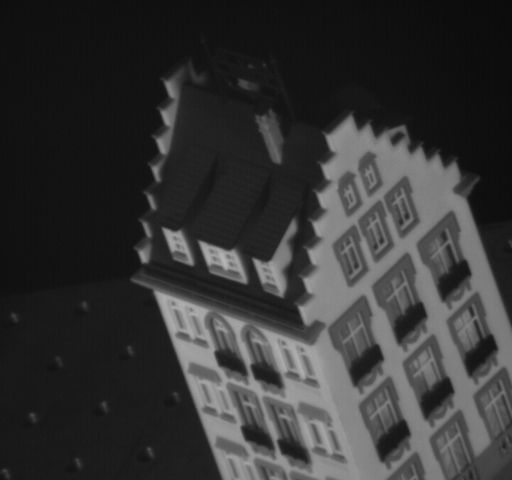
#> input picture Sheet12/data/frame00000001.jpg, 512 x 480 px
$ python sheet01.py ../../Sheet12/data/frame00000001.jpg
#> lines starting #> are read from the running program, lines starting #| are printed output that depends on the picture; long printed decimals are rounded
#> further down, img_gray is the input picture: shape (480, 512); min 11, max 183, mean 53.1
import cv2 as cv
import numpy as np
from matplotlib import pyplot as plt
import random
import time
import sys

def gaussianblur(bonn_gray,kernel):
    cv.GaussianBlur(bonn_gray,(5,5),kernel)


def custom_integral_def(img_gray):
    rows, columns = img_gray.shape
#> rows = 480; columns = 512

    custom_integral = np.empty([rows+1, columns+1], dtype=int)

    for i in range (0, rows+1):
        custom_integral[i][0] = 0
#> custom_integral: shape (481, 513) int64; every value is 0

    for j in range (0, columns+1):
        custom_integral[0][j] = 0

    for i in range (1, rows+1):
        for j in range (1, columns+1):
            custom_integral[i][j] = img_gray[i-1][j-1]

    rows, columns = custom_integral.shape
#> rows = 481; columns = 513

    for i in range (1, rows):
        for j in range (1, columns):
            custom_integral[i][j] = custom_integral[i][j] + custom_integral[i-1][j] + custom_integral[i][j-1] - custom_integral[i-1][j-1]
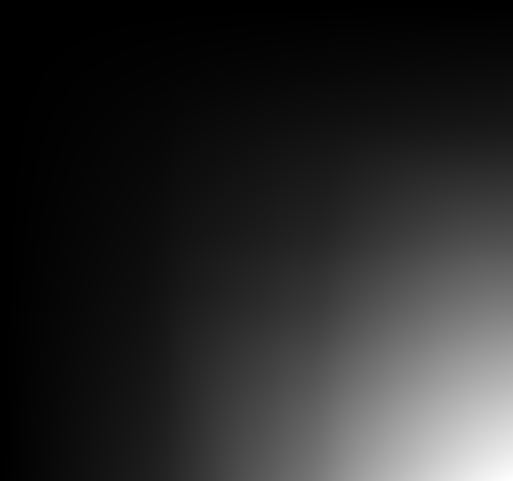
#> custom_integral: shape (481, 513) int64; min 0, max 13047291, mean 2116901.1; drawn with min black and max white

    return custom_integral

def s_p_noise (img,prob):
    rnd = np.random.rand(img.shape[0], img.shape[1])
    noise = img
    noise[rnd < prob ] = 0
    noise[rnd > 1 - prob] = 255
    return noise

if __name__ == '__main__':
    img_path = sys.argv[1]

#    =========================================================================
#    ==================== Task 1 =================================
#    The Integral Image is used as a quick and effective way of calculating the sum of values
#    =========================================================================
    print('Task 1:');

#   ============== a =========================
    img_gray = cv.imread(img_path, cv.IMREAD_GRAYSCALE)

    print(custom_integral_def(img_gray))
#> (printed output is left out)

#   ============== b =========================
#   ============== i =========================
    rows, columns = img_gray.shape
#> rows = 480; columns = 512

    sumOfPixels = 0

    for i in range (0, rows):
        for j in range (0, columns):
            sumOfPixels += img_gray[i][j]
#> after the loop, sumOfPixels = 13047291

    mean_gray = sumOfPixels/img_gray.size
#> mean_gray = 53.09
    print("Mean Gray of summed up pixels of img : ", mean_gray)
#| Mean Gray of summed up pixels of img :  53.090
#   ============== ii =========================
    img_integral = cv.integral(img_gray)

    rows, columns = img_integral.shape
#> rows = 481; columns = 513

    sumOfPixels = 0

    for i in range (0, rows):
        for j in range (0, columns):
            sumOfPixels += int(img_integral[i][j])
#> after the loop, sumOfPixels = 522351704342

    mean_gray = sumOfPixels/img_integral.size
#> mean_gray = 2116901.1
    print("Mean Gray of summed up pixels of integral : ", mean_gray)
#| Mean Gray of summed up pixels of integral :  2116901.129
#   ============== iii =========================

    custom_integral = custom_integral_def(img_gray)
#> after the loop in custom_integral_def (call 2), `for j in range (0, columns+1):`:
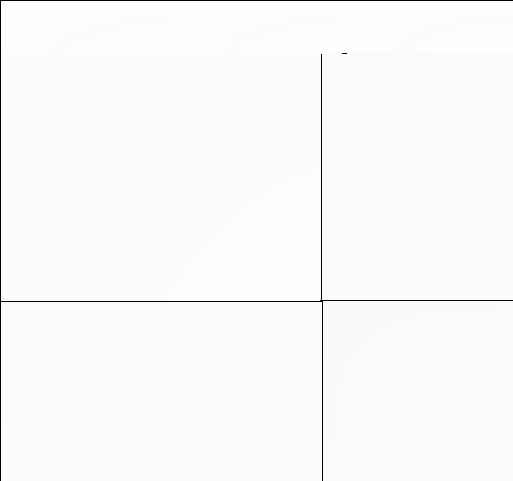
#> custom_integral: shape (481, 513) int64; min 0, max 4.68e+18, mean 4.59e+18; drawn with min black and max white

    sumOfPixels = 0

    for i in range (0, rows):
        for j in range (0, columns):
            sumOfPixels += int(custom_integral[i][j])
#> after the loop, sumOfPixels = 522351704342
    mean_gray = sumOfPixels/custom_integral.size
    print("Mean Gray of summed up pixels of custom integral : ", mean_gray)
#| Mean Gray of summed up pixels of custom integral :  2116901.129

#   ============== c =========================
    rows, columns = img_gray.shape
#> rows = 480; columns = 512

    start = cv.getTickCount()

    for k in range (0, 10):
        rand_coord = np.random.randint(0, rows/2 , 2)
        end_x = rand_coord[0] + 100
        end_y = rand_coord[1] + 100

        new_img = img_gray[rand_coord[0]:end_x, rand_coord[1]:end_y]

        rows_new, columns_new = new_img.shape
        for i in range (0, rows_new):
            for j in range (0, columns_new):
                sumOfPixels += new_img[i][j]

            mean_gray = sumOfPixels/img_gray.size
#> after the loop, sumOfPixels = 522354512806
    end = cv.getTickCount()
    print("run-time of summing up each pixel:", end - start)

#   ============== ii =========================
    start = cv.getTickCount()
    for k in range (0, 10):
        rand_coord = np.random.randint(0, rows/2 , 2)
        end_x = rand_coord[0] + 100
        end_y = rand_coord[1] + 100

        new_img = img_gray[rand_coord[0]:end_x, rand_coord[1]:end_y]
        new_img_integral = cv.integral(new_img)
        rows_new, columns_new = new_img_integral.shape

        sumOfPixels = 0

        for i in range (0, rows_new):
            for j in range (0, columns_new):
                sumOfPixels += int(new_img_integral[i][j])
        mean_gray = sumOfPixels/img_integral.size

    end = cv.getTickCount()
    print("run-time of cv.integral:", end - start)

#   ============== iii =========================
    start = cv.getTickCount()
    for k in range (0, 10):
        rand_coord = np.random.randint(0, rows/2 , 2)
        end_x = rand_coord[0] + 100
        end_y = rand_coord[1] + 100

        new_img = img_gray[rand_coord[0]:end_x, rand_coord[1]:end_y]
        new_custom_integral = custom_integral_def(new_img)
        rows_new, columns_new = new_custom_integral.shape

        sumOfPixels = 0

        for i in range (0, rows_new):
            for j in range (0, columns_new):
                sumOfPixels += int(new_img_integral[i][j])
        mean_gray = sumOfPixels/img_integral.size
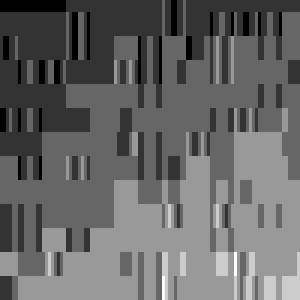
#> new_img: shape (100, 100) (shown 3 times larger); min 16, max 21, mean 18; drawn with min black and max white

    end = cv.getTickCount()
    print("run-time of custom integral:", end - start)

#    =========================================================================
#    ==================== Task 2 =================================
#    =========================================================================
    print('Task 2:');

#   ============== a =========================
    img_gray = cv.imread(img_path, cv.IMREAD_GRAYSCALE)
    hist = cv.equalizeHist(img_gray)
    cv.imwrite('task2_1.png',hist)

#   ============== b =========================
    orig = np.array(img_gray)

    hist = np.copy(orig)

    res, nek = np.unique(orig, return_counts=True)
#> res = 173 values from 11 to 183; nek = 173 values, max 16769 at index 8, min 2 at index 170, mean 1420.6
    pk = nek/img_gray.size
#> pk = 173 values, max 0.0682 at index 8, min 8.14e-06 at index 170, mean 0.00578
    pk_length = len(pk)
#> pk_length = 173

    sk = np.cumsum(pk)
#> sk = 173 values from 0.0012 to 1
    mul = sk*np.max(orig)
#> mul = 173 values from 0.22 to 183
    roundVal = np.round(mul)
#> roundVal = 173 values from 0 to 183
    for i in range(len(orig)):
        for j in range(len(orig[0])):
            hist[i][j] = roundVal[np.where(res == orig[i][j])]
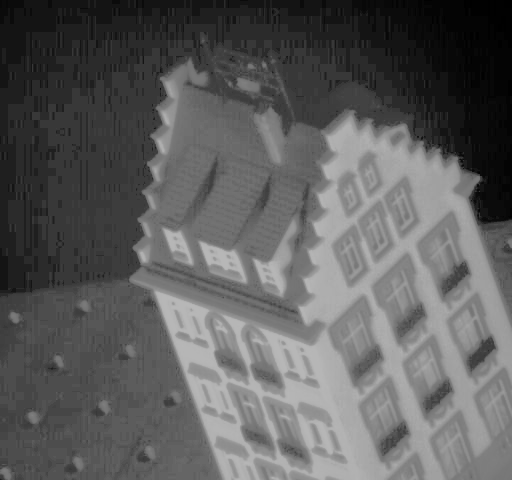
#> hist: shape (480, 512); min 0, max 183, mean 93.7

    cv.imwrite("task2_2.png",hist)

    diff=cv.absdiff(orig, hist)
    print(diff)
#> (printed output is left out)
    min, max, min_l, max_l = cv.minMaxLoc(diff)
#> min = 0; max = 77; min_l = (223, 260); max_l = (189, 61)

    print(max)
#| 77.0


#    =========================================================================
#    ==================== Task 4 =================================
#    =========================================================================
    print('Task 4:');

    def GaussianKernel(v1, v2, sigma):
        return np.exp(-np.linalg.norm(v1-v2, axis=None)**2/(2.*sigma**2))


    sigma=2*np.sqrt(2)
    kernel=GaussianKernel(0,0,sigma)
#   ============== i =========================

    blur=gaussianblur(img_gray,kernel)
    blur = cv.GaussianBlur(img_gray,(5,5),kernel)
    cv.imwrite("task4_1.png",blur)
#   ============== ii =========================


    dst = cv.filter2D(img_gray,5,kernel)
    cv.imwrite("task4_2.png",dst)
#   ============== iii =========================

    sepfilter=cv.sepFilter2D(img_gray,5, kernel, kernel)
    cv.imwrite("task4_3.png",sepfilter)


#    =========================================================================
#    ==================== Task 5 =================================
#    =========================================================================
    print('Task 5:');
#   ============== i =========================

    blur1 = cv.GaussianBlur(img_gray,(5,5),2)
    blur2 = cv.GaussianBlur(blur1,(5,5),2)
#   ============== ii =========================

    blur3=cv.GaussianBlur(img_gray,(5,5),sigma)

    cv.imwrite("sig1.png",blur2)
    cv.imwrite("sig2.png",blur3)
    diff=cv.absdiff(blur2, blur3)
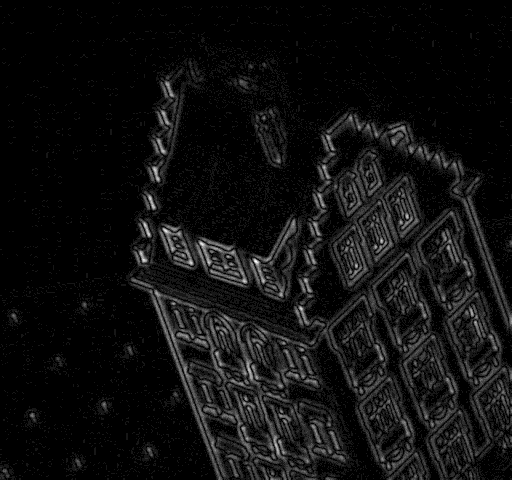
#> diff: shape (480, 512); min 0, max 11, mean 0.698; drawn with min black and max white

    min, max, min_l, max_l = cv.minMaxLoc(diff)
#> max = 11; min_l = (0, 0); max_l = (255, 261)
    print(max)
#| 11.0


#    =========================================================================
#    ==================== Task 7 =================================
#    =========================================================================
    print('Task 7:');

    s_p_img = s_p_noise(img_gray, 0.2)
#> in s_p_noise, `noise[rnd > 1 - prob] = 255`:
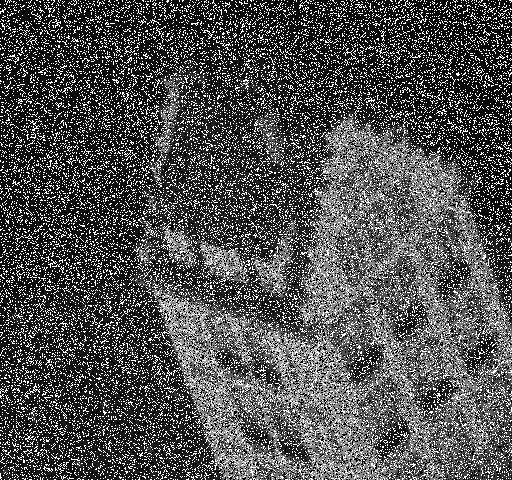
#> noise: shape (480, 512); min 0, max 255, mean 82.8

    cv.imwrite("snp.png", s_p_img)

#   ============== i =========================

    blur = cv.GaussianBlur(s_p_img,(3,3),2)

    cv.imwrite("FilterGaussian.png", blur)

#   ============== ii =========================

    median = cv.medianBlur(s_p_img,3)

    cv.imwrite("FilterMedianBlur.png", median)

#   ============== iii =========================

    bilateral = cv.bilateralFilter(s_p_img,9,70,70)

    cv.imwrite("FilterBilateralFilter.png", bilateral)


#    =========================================================================
#    ==================== Task 8 =================================
#    =========================================================================
    print('Task 8:');

#   ============== i =========================

    kernel1 = np.array([[0.0113, 0.0838, 0.0113],
                        [0.0838, 0.6193, 0.0838],
                        [0.0113, 0.0838, 0.0113]])
    kernel2 = np.array([[-0.8984, 0.1472, 1.1410],
                        [-1.9075, 0.1566, 2.1359],
                        [-0.8659, 0.0573, 1.0337]])

    filter1 = cv.filter2D(img_gray, -1, kernel1)
    filter2 = cv.filter2D(img_gray, -1, kernel2)

    cv.imwrite("kernel1.png", filter1)
    cv.imwrite("kernel2.png", filter2)

#   ============== ii =========================

    w1, u1, vt1 = cv.SVDecomp(kernel1)
    w2, u2, vt2 = cv.SVDecomp(kernel2)

    kernel1_1d = u1[:,0, None]*np.sqrt(w1[0])
    kernel2_1d = u2[:,0, None]*np.sqrt(w2[0])

    filter1_1d = cv.filter2D(img_gray, -1, kernel1_1d)

    cv.imwrite("kernel1_1d.png", filter1_1d)

    filter2_1d = cv.filter2D(img_gray, -1, kernel2_1d)

    cv.imwrite("kernel2_1d.png", filter2_1d)

#   ============== iii =========================

    diff1 = cv.absdiff(filter1, filter1_1d)
    diff2 = cv.absdiff(filter2, filter2_1d)
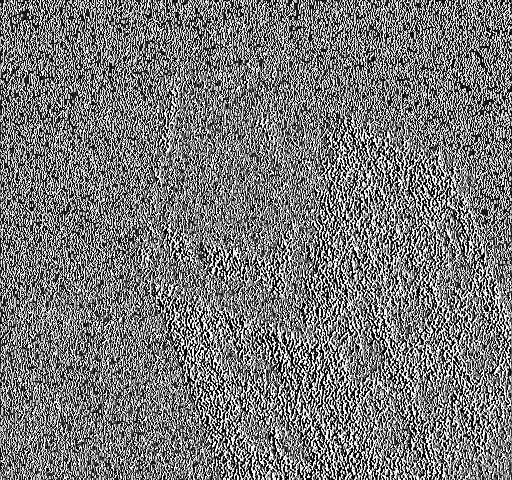
#> diff2: shape (480, 512); min 0, max 255, mean 120.3

    max1 = np.max(diff1)
#> max1 = 54
    max2 = np.max(diff2)
#> max2 = 255

    print("Kernel 1 2dD vs 1D:", max1)
#| Kernel 1 2dD vs 1D: 54
    print("Kernel 2 2dD vs 1D:", max2)
#| Kernel 2 2dD vs 1D: 255
